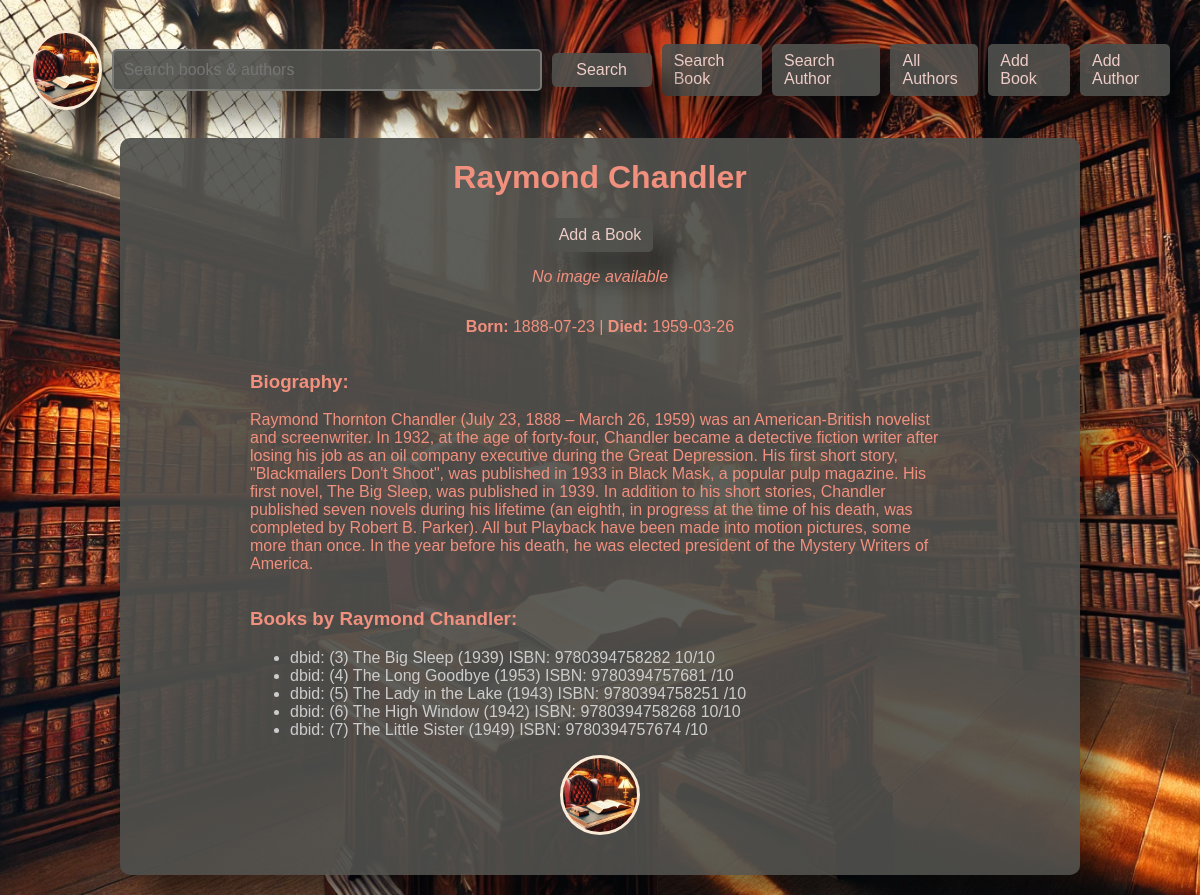
/show_author/8, run on the app's committed database.
### data_models.py (models this page shows, shortened)
class Author(db.Model):
    __tablename__ = 'authors'
    author_id = db.Column(db.Integer, primary_key=True, autoincrement=True)
    name = db.Column(db.String(80), nullable=False)
    birth_date = db.Column(db.Date)
    date_of_death = db.Column(db.Date)
    biography = db.Column(db.Text, nullable=True)

class Book(db.Model):
    __tablename__ = 'books'
    book_id = db.Column(db.Integer, primary_key=True, autoincrement=True)
    author_id = db.Column(db.Integer, db.ForeignKey('authors.author_id'), nullable=False)
    isbn = db.Column(db.String(20))
    title = db.Column(db.String(255), nullable=False)
    publication_year = db.Column(db.Integer)
    rating = db.Column(db.Integer)
    summary = db.Column(db.Text, nullable=True)
    def __repr__(self):
        return (f"Book(book_id = {self.book_id}, "
                f"author_id = {self.author_id})"
                f"isbn = {self.isbn}, "
                f"title = {self.title}, "
                f"publication_year = {self.publication_year}, "
                f"rating = {self.rating}, "
                f"summary = {len(self.summary)} characters in db"
        )
    def __str__(self):
        return (f"dbid: ({self.book_id}) "
                f"{self.title} "
                f"({self.publication_year}) "
                f"ISBN: {self.isbn} "
                f"{self.rating}/10"
        )

### app_routes.py (the view)
    @app.route('/show_author/<int:author_id>', methods=['GET'])
    def show_author(author_id):
        return controller.show_author(author_id=author_id)

### controller.py (called while the page is built)
def show_author(author=None, author_id=None):
    if author is None:
        if author_id is None:
            return "No author selected"
        else:
            author = Author.query.get(author_id)
    books_from_writer = data_models.Book.query.filter(data_models.Book.author_id == author_id).all(),
    print(books_from_writer)
    return render_template('show_author.html',
        name=author.name,
        author_id=author.author_id,
        birth_date=author.birth_date,
        date_of_death=author.date_of_death,
        biography=author.biography,
        books=books_from_writer[0] if len(books_from_writer) > 0 else None
    )

### templates/show_author.html (shortened to what this page needs)
{% extends "common.html" %}
{% block content %}
        <h1>{{ name }}</h1>
            <a href="{{ url_for('add_author_book', author_id=author_id) }}" class="add-book-btn">Add a Book</a>
        {% if author_image %}
            <img src="{{ author_image }}" alt="{{ name }}" class="author-image">
        {% else %}
            <p><em>No image available</em></p>
        {% endif %}
        <p class="dates">
            <strong>Born:</strong> {{ birth_date }}
            {% if date_of_death %}
                | <strong>Died:</strong> {{ date_of_death }}
            {% endif %}
        </p>
        <div class="biography">
            <h3>Biography:</h3>
            <p>{{ biography }}</p>
        </div>
            <div class="books">
            <h3>Books by {{ name }}:</h3>
            {% if books %}
                <ul class="book-list">
                    {% for book in books %}
                        <a href="{{ url_for('show_book', book_id=book.book_id) }}"><li>{{ book }} </li></a>
                    {% endfor %}
                </ul>
            {% else %}
                <p>No books found for this author.</p>
            {% endif %}
        </div>
                <a id="home_button" href="{{ url_for('home') }}"> </a>
    </div>
{% endblock %}

### static/styles.css (style rules this page uses)
* { box-sizing: border-box; }
#home_button { border-radius: 50%; padding-bottom: 11px; width: 80px; height: 80px; background-image: url('/static/images/home-chair.jpg'); background-size: cover; background-position: center; border: solid antiquewhite; }
body { display: flex; flex-direction: column; align-items: center; justify-content: center; position: relative; font-family: Arial, sans-serif; margin: 20px; background-image: url('/static/images/library.webp'); background-size: cover; background-position: center; background-attachment: fixed; }
.biography { max-width: 700px; text-align: left; }
.books, .book-list { max-width: 700px; width: 100%; text-align: left; }
a:link { color: #cccccc; text-decoration: none; }

### data on the page
Author: name "Raymond Chandler", birth_date "1888-07-23", date_of_death "1959-03-26", biography "Raymond Thornton Chandler (July 23, 1888 – March 26, 1959) was an American-British novelist and screenwriter. In 1932, at the age of forty-four, Chandler became a detective fiction writer after losing his job as an oil company executive during the Great Depression. His first short story, \"Blackmailers Don't Shoot\", was published in 1933 in Black Mask, a popular pulp magazine. His first novel, The Big Sleep, was published in 1939. In addition to his short stories, Chandler published seven novels during his lifetime (an eighth, in progress at the time of his death, was completed by Robert B. Parker). All but Playback have been made into motion pictures, some more than once. In the year before…"
Book: book_id+title+publication_year "dbid: (3) The Big Sleep (1939) ISBN: 9780394758282 10/10"
Book: book_id+title+publication_year "dbid: (4) The Long Goodbye (1953) ISBN: 9780394757681 /10"
Book: book_id+title+publication_year "dbid: (5) The Lady in the Lake (1943) ISBN: 9780394758251 /10"
Book: book_id+title+publication_year "dbid: (6) The High Window (1942) ISBN: 9780394758268 10/10"
Book: book_id+title+publication_year "dbid: (7) The Little Sister (1949) ISBN: 9780394757674 /10"
